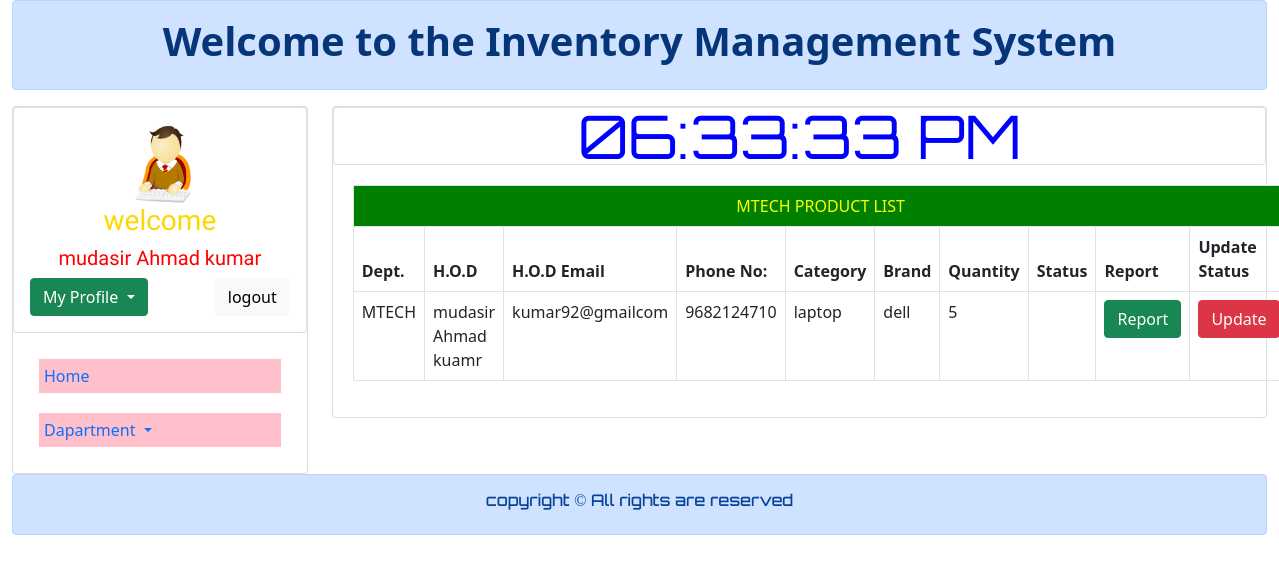
The page /admin/mtech_request.php (signed in) on the database its author committed.
### tables this page shows
CREATE TABLE `request` (
  `id` int(13) NOT NULL,
  `department` varchar(25) NOT NULL,
  `hod_name` varchar(50) NOT NULL,
  `email` varchar(50) NOT NULL,
  `phone` varchar(13) NOT NULL,
  `catagory` varchar(25) NOT NULL,
  `brand` varchar(25) NOT NULL,
  `quantity` int(13) NOT NULL
);

### admin/mtech_request.php (the view, shortened to what this page needs)
<?php
include 'connection.php';
?>
<!DOCTYPE html>
<html lang="en">
<head>
    <link href="https://cdn.jsdelivr.net/npm/bootstrap@5.0.0/dist/css/bootstrap.min.css" rel="stylesheet">
</head>
<body>
    <div class="container-fluid">
        <div class="row">
            <div class="col-md-12">
                        <div class="alert alert-primary" role="alert">
                            <h1 class="text-center"> <a href="#" class="alert-link" style="text-decoration: none;">Welcome to the Inventory Management System</a></h1>
                        </div>
            </div>
        </div>
        <div class="row">
            <div class="col-md-3">
                <div class="card">
                <div class="row">
                         <div class="col-md-12">
                             <div class="card">
                                <div class="card-body">
                                    <div class="row">
                                    <div class="col-md-4"></div>
                                        <div class="col-md-4">
                                          <img style="height:80px; width: 80px; border-radious:50px; justify-item: center;" src="../img/logo.png" alt="">
                                        </div>
                                        <div class="col-md-4"></div>
                                    </div>
                                    <h3 class="text-center" style="font-family: 'Texturina', serif; color:gold">welcome</h3>
                                    <h2 class="text-center "  style="font-family: 'Texturina', serif; color:red; font-size:20px"><?php echo $_SESSION['name'];?></h2>
                                   <div class="dropdown">
                                        <button class="btn btn-success dropdown-toggle" type="button" id="dropdownMenuButton1" data-bs-toggle="dropdown" aria-expanded="false">
                                            My Profile
                                        </button>
                                        <a class="btn btn-light" style="float:right;" href="logout.php" role="button">logout</a>
                                    </div>
                                </div>
                             </div>
                         </div>
                     </div>
                    <div class="card-body">
                        <nav class="nav flex-column">
                            <a class="nav-link" href="admin_dashboard.php">Home</a>
                            <a class="nav-link dropdown-toggle" href="#" id="navbarDropdown" role="button" data-bs-toggle="dropdown" aria-expanded="false">
                            Dapartment
                            </a>
                         </nav>
                    </div>
                </div>
            </div>
            <div class="col-md-9">
                <div class="card">
                     <div class="row">
                         <div class="col-md-12">
                             <div class="card">
                                <div class="card-body"><br>
                                <div id="MyClockDisplay" class="clock"></div>
                                </div>
                             </div>
                         </div>
                     </div>
                    <div class="card-body" style="margin:10px; padding:10px;">
                    <div class="row">
                            <div class="col-md-10">
                                <table class="table table-bordered table-hover">
                                    <thead>
                                        <tr>
                                        <td colspan="10" style="color:yellow; background-color:green; text-align: center;">MTECH PRODUCT LIST</td>
                                        </tr>
                                        <tr>
                                            <th>Dept.</th>
                                            <th>H.O.D</th>
                                            <th>H.O.D Email</th>
                                            <th>Phone No:</th>
                                            <th>Category</th>
                                            <th>Brand</th>
                                            <th>Quantity</th>
                                             <th>Status</th>
                                            <th>Report</th>
                                            <th>Update Status</th>
                                       </tr>
                                    </thead>
                                    <?php
                                        $query = "select * from request where department = 'MTECH'";
                                        $query_run = mysqli_query($connection,$query);
                                        while($row = mysqli_fetch_assoc($query_run)){
                                            ?>
                                            <tr>
                                                <td><?php echo $row['department'];?></td>
                                                <td><?php echo $row['hod_name'];?></td>
                                                <td><?php echo $row['email'];?></td>
                                                <td><?php echo $row['phone'];?></td>
                                                <td><?php echo $row['catagory'];?></td>
                                                <td><?php echo $row['brand'];?></td>
                                                <td><?php echo $row['quantity'];?></td>
                                                <td><?php echo $row['status'];?></td>
                                                <td>
                                                    <button class="btn btn-success" name=""><a style="text-decoration: none; color: white;" href="../report.php?cid=<?php echo $row['id'];?>">Report</a></button>
                                                </td>
                                                <td>
                                                    <button class="btn btn-danger" name=""><a style="text-decoration: none; color: white;" href="update_request_status.php?cid=<?php echo $row['id'];?>">Update  </a></button>
                                                </td>
                                            </tr>
                                            <?php
                                        }
                                    ?>
                                </table>
                            </div>
	                    </div>
                    </div>
                </div>
            </div>
        </div>
        <div class="row">
            <div class="col-md-12">
                        <div class="alert alert-primary" role="alert">
                            <h6 class="text-center" style="text-decoration: none; font-family: Orbitron;"> copyright &copy; All rights are reserved</h6>
                        </div>
            </div>
    </div>
</body>
</html>

### admin/mtech_request.php (style rules this page uses)
.nav { color: black; }
.nav a { padding: 5px; margin:10px; background-color: pink; }
.clock { position: absolute; top: 50%; left: 50%; transform: translateX(-50%) translateY(-50%); color: blue; font-family: Orbitron; font-size: 60px; padding: 0px 5px 0px 5px; }

### rows shown on the page
request: department "MTECH", hod_name "mudasir Ahmad kuamr", email "kumar92@gmailcom", phone "9682124710", catagory "laptop", brand "dell", quantity "5"

### other values the page prints
$_SESSION['name'] "mudasir Ahmad kumar"
